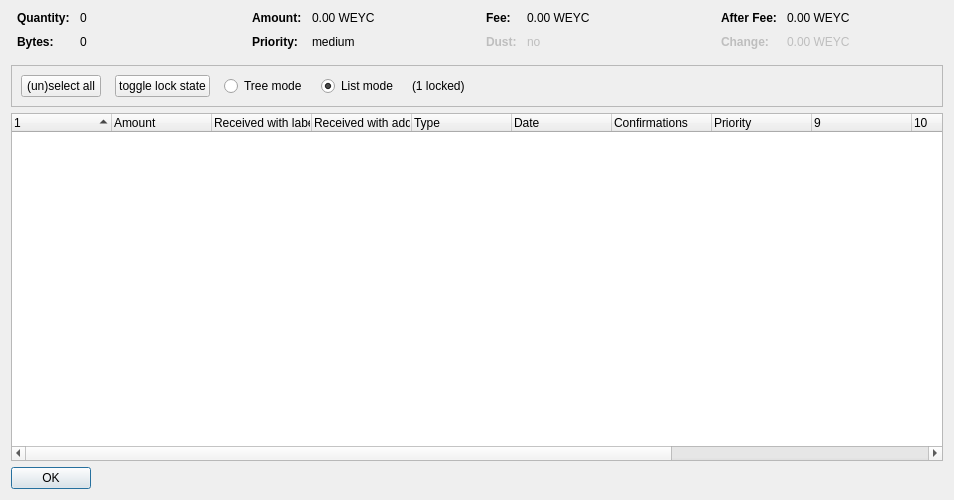
<?xml version="1.0" encoding="UTF-8"?>
<ui version="4.0">
 <class>CoinControlDialog</class>
 <widget class="QDialog" name="CoinControlDialog">
  <property name="geometry">
   <rect>
    <x>0</x>
    <y>0</y>
    <width>954</width>
    <height>500</height>
   </rect>
  </property>
  <property name="windowTitle">
   <string>Coin Selection</string>
  </property>
  <layout class="QVBoxLayout" name="verticalLayout">
   <item>
    <layout class="QHBoxLayout" name="horizontalLayoutTop" stretch="0,0,0,0">
     <property name="topMargin">
      <number>0</number>
     </property>
     <property name="bottomMargin">
      <number>10</number>
     </property>
     <item>
      <layout class="QFormLayout" name="formLayoutCoinControl1">
       <property name="horizontalSpacing">
        <number>10</number>
       </property>
       <property name="verticalSpacing">
        <number>10</number>
       </property>
       <property name="leftMargin">
        <number>6</number>
       </property>
       <property name="rightMargin">
        <number>6</number>
       </property>
       <item row="0" column="0">
        <widget class="QLabel" name="labelCoinControlQuantityText">
         <property name="font">
          <font>
           <weight>75</weight>
           <bold>true</bold>
          </font>
         </property>
         <property name="text">
          <string>Quantity:</string>
         </property>
        </widget>
       </item>
       <item row="0" column="1">
        <widget class="QLabel" name="labelCoinControlQuantity">
         <property name="cursor">
          <cursorShape>IBeamCursor</cursorShape>
         </property>
         <property name="contextMenuPolicy">
          <enum>Qt::ActionsContextMenu</enum>
         </property>
         <property name="text">
          <string notr="true">0</string>
         </property>
         <property name="textInteractionFlags">
          <set>Qt::LinksAccessibleByMouse|Qt::TextSelectableByKeyboard|Qt::TextSelectableByMouse</set>
         </property>
        </widget>
       </item>
       <item row="1" column="0">
        <widget class="QLabel" name="labelCoinControlBytesText">
         <property name="font">
          <font>
           <weight>75</weight>
           <bold>true</bold>
          </font>
         </property>
         <property name="text">
          <string>Bytes:</string>
         </property>
        </widget>
       </item>
       <item row="1" column="1">
        <widget class="QLabel" name="labelCoinControlBytes">
         <property name="cursor">
          <cursorShape>IBeamCursor</cursorShape>
         </property>
         <property name="contextMenuPolicy">
          <enum>Qt::ActionsContextMenu</enum>
         </property>
         <property name="text">
          <string notr="true">0</string>
         </property>
         <property name="textInteractionFlags">
          <set>Qt::LinksAccessibleByMouse|Qt::TextSelectableByKeyboard|Qt::TextSelectableByMouse</set>
         </property>
        </widget>
       </item>
      </layout>
     </item>
     <item>
      <layout class="QFormLayout" name="formLayoutCoinControl2">
       <property name="horizontalSpacing">
        <number>10</number>
       </property>
       <property name="verticalSpacing">
        <number>10</number>
       </property>
       <property name="leftMargin">
        <number>6</number>
       </property>
       <property name="rightMargin">
        <number>6</number>
       </property>
       <item row="0" column="0">
        <widget class="QLabel" name="labelCoinControlAmountText">
         <property name="font">
          <font>
           <weight>75</weight>
           <bold>true</bold>
          </font>
         </property>
         <property name="text">
          <string>Amount:</string>
         </property>
        </widget>
       </item>
       <item row="0" column="1">
        <widget class="QLabel" name="labelCoinControlAmount">
         <property name="cursor">
          <cursorShape>IBeamCursor</cursorShape>
         </property>
         <property name="contextMenuPolicy">
          <enum>Qt::ActionsContextMenu</enum>
         </property>
         <property name="text">
          <string notr="true">0.00 WEYC</string>
         </property>
         <property name="textInteractionFlags">
          <set>Qt::LinksAccessibleByMouse|Qt::TextSelectableByKeyboard|Qt::TextSelectableByMouse</set>
         </property>
        </widget>
       </item>
       <item row="1" column="0">
        <widget class="QLabel" name="labelCoinControlPriorityText">
         <property name="font">
          <font>
           <weight>75</weight>
           <bold>true</bold>
          </font>
         </property>
         <property name="text">
          <string>Priority:</string>
         </property>
        </widget>
       </item>
       <item row="1" column="1">
        <widget class="QLabel" name="labelCoinControlPriority">
         <property name="cursor">
          <cursorShape>IBeamCursor</cursorShape>
         </property>
         <property name="contextMenuPolicy">
          <enum>Qt::ActionsContextMenu</enum>
         </property>
         <property name="text">
          <string>medium</string>
         </property>
         <property name="textInteractionFlags">
          <set>Qt::LinksAccessibleByMouse|Qt::TextSelectableByKeyboard|Qt::TextSelectableByMouse</set>
         </property>
        </widget>
       </item>
      </layout>
     </item>
     <item>
      <layout class="QFormLayout" name="formLayoutCoinControl3">
       <property name="horizontalSpacing">
        <number>10</number>
       </property>
       <property name="verticalSpacing">
        <number>10</number>
       </property>
       <property name="leftMargin">
        <number>6</number>
       </property>
       <property name="rightMargin">
        <number>6</number>
       </property>
       <item row="0" column="0">
        <widget class="QLabel" name="labelCoinControlFeeText">
         <property name="font">
          <font>
           <weight>75</weight>
           <bold>true</bold>
          </font>
         </property>
         <property name="text">
          <string>Fee:</string>
         </property>
        </widget>
       </item>
       <item row="0" column="1">
        <widget class="QLabel" name="labelCoinControlFee">
         <property name="cursor">
          <cursorShape>IBeamCursor</cursorShape>
         </property>
         <property name="contextMenuPolicy">
          <enum>Qt::ActionsContextMenu</enum>
         </property>
         <property name="text">
          <string notr="true">0.00 WEYC</string>
         </property>
         <property name="textInteractionFlags">
          <set>Qt::LinksAccessibleByMouse|Qt::TextSelectableByKeyboard|Qt::TextSelectableByMouse</set>
         </property>
        </widget>
       </item>
       <item row="1" column="0">
        <widget class="QLabel" name="labelCoinControlLowOutputText">
         <property name="enabled">
          <bool>false</bool>
         </property>
         <property name="font">
          <font>
           <weight>75</weight>
           <bold>true</bold>
          </font>
         </property>
         <property name="text">
          <string>Dust:</string>
         </property>
        </widget>
       </item>
       <item row="1" column="1">
        <widget class="QLabel" name="labelCoinControlLowOutput">
         <property name="enabled">
          <bool>false</bool>
         </property>
         <property name="cursor">
          <cursorShape>IBeamCursor</cursorShape>
         </property>
         <property name="contextMenuPolicy">
          <enum>Qt::ActionsContextMenu</enum>
         </property>
         <property name="text">
          <string>no</string>
         </property>
         <property name="textInteractionFlags">
          <set>Qt::LinksAccessibleByMouse|Qt::TextSelectableByKeyboard|Qt::TextSelectableByMouse</set>
         </property>
        </widget>
       </item>
      </layout>
     </item>
     <item>
      <layout class="QFormLayout" name="formLayoutCoinControl4">
       <property name="horizontalSpacing">
        <number>10</number>
       </property>
       <property name="verticalSpacing">
        <number>10</number>
       </property>
       <property name="leftMargin">
        <number>6</number>
       </property>
       <property name="rightMargin">
        <number>6</number>
       </property>
       <item row="0" column="0">
        <widget class="QLabel" name="labelCoinControlAfterFeeText">
         <property name="font">
          <font>
           <weight>75</weight>
           <bold>true</bold>
          </font>
         </property>
         <property name="text">
          <string>After Fee:</string>
         </property>
        </widget>
       </item>
       <item row="0" column="1">
        <widget class="QLabel" name="labelCoinControlAfterFee">
         <property name="cursor">
          <cursorShape>IBeamCursor</cursorShape>
         </property>
         <property name="contextMenuPolicy">
          <enum>Qt::ActionsContextMenu</enum>
         </property>
         <property name="text">
          <string notr="true">0.00 WEYC</string>
         </property>
         <property name="textInteractionFlags">
          <set>Qt::LinksAccessibleByMouse|Qt::TextSelectableByKeyboard|Qt::TextSelectableByMouse</set>
         </property>
        </widget>
       </item>
       <item row="1" column="0">
        <widget class="QLabel" name="labelCoinControlChangeText">
         <property name="enabled">
          <bool>false</bool>
         </property>
         <property name="font">
          <font>
           <weight>75</weight>
           <bold>true</bold>
          </font>
         </property>
         <property name="text">
          <string>Change:</string>
         </property>
        </widget>
       </item>
       <item row="1" column="1">
        <widget class="QLabel" name="labelCoinControlChange">
         <property name="enabled">
          <bool>false</bool>
         </property>
         <property name="cursor">
          <cursorShape>IBeamCursor</cursorShape>
         </property>
         <property name="contextMenuPolicy">
          <enum>Qt::ActionsContextMenu</enum>
         </property>
         <property name="text">
          <string notr="true">0.00 WEYC</string>
         </property>
         <property name="textInteractionFlags">
          <set>Qt::LinksAccessibleByMouse|Qt::TextSelectableByKeyboard|Qt::TextSelectableByMouse</set>
         </property>
        </widget>
       </item>
      </layout>
     </item>
    </layout>
   </item>
   <item>
    <widget class="QFrame" name="frame">
     <property name="minimumSize">
      <size>
       <width>0</width>
       <height>40</height>
      </size>
     </property>
     <property name="frameShape">
      <enum>QFrame::StyledPanel</enum>
     </property>
     <property name="frameShadow">
      <enum>QFrame::Sunken</enum>
     </property>
     <layout class="QHBoxLayout" name="horizontalLayout">
      <item>
       <layout class="QHBoxLayout" name="horizontalLayoutPanel" stretch="0,0,0,0,0,0">
        <property name="spacing">
         <number>14</number>
        </property>
        <item>
         <widget class="QPushButton" name="pushButtonSelectAll">
          <property name="sizePolicy">
           <sizepolicy hsizetype="Maximum" vsizetype="Fixed">
            <horstretch>0</horstretch>
            <verstretch>0</verstretch>
           </sizepolicy>
          </property>
          <property name="text">
           <string>(un)select all</string>
          </property>
          <property name="autoDefault">
           <bool>false</bool>
          </property>
         </widget>
        </item>
        <item>
         <widget class="QPushButton" name="pushButtonToggleLock">
          <property name="sizePolicy">
           <sizepolicy hsizetype="Maximum" vsizetype="Fixed">
            <horstretch>0</horstretch>
            <verstretch>0</verstretch>
           </sizepolicy>
          </property>
          <property name="text">
           <string>toggle lock state</string>
          </property>
          <property name="autoDefault">
           <bool>false</bool>
          </property>
         </widget>
        </item>
        <item>
         <widget class="QRadioButton" name="radioTreeMode">
          <property name="sizePolicy">
           <sizepolicy hsizetype="Maximum" vsizetype="Fixed">
            <horstretch>0</horstretch>
            <verstretch>0</verstretch>
           </sizepolicy>
          </property>
          <property name="text">
           <string>Tree mode</string>
          </property>
         </widget>
        </item>
        <item>
         <widget class="QRadioButton" name="radioListMode">
          <property name="sizePolicy">
           <sizepolicy hsizetype="Maximum" vsizetype="Fixed">
            <horstretch>0</horstretch>
            <verstretch>0</verstretch>
           </sizepolicy>
          </property>
          <property name="text">
           <string>List mode</string>
          </property>
          <property name="checked">
           <bool>true</bool>
          </property>
         </widget>
        </item>
        <item>
         <widget class="QLabel" name="labelLocked">
          <property name="text">
           <string>(1 locked)</string>
          </property>
         </widget>
        </item>
        <item>
         <spacer name="horizontalSpacer">
          <property name="orientation">
           <enum>Qt::Horizontal</enum>
          </property>
          <property name="sizeHint" stdset="0">
           <size>
            <width>40</width>
            <height>20</height>
           </size>
          </property>
         </spacer>
        </item>
       </layout>
      </item>
     </layout>
    </widget>
   </item>
   <item>
    <widget class="CoinControlTreeWidget" name="treeWidget">
     <property name="contextMenuPolicy">
      <enum>Qt::CustomContextMenu</enum>
     </property>
     <property name="sortingEnabled">
      <bool>false</bool>
     </property>
     <property name="columnCount">
      <number>13</number>
     </property>
     <attribute name="headerShowSortIndicator" stdset="0">
      <bool>true</bool>
     </attribute>
     <attribute name="headerStretchLastSection">
      <bool>false</bool>
     </attribute>
     <column>
      <property name="text">
       <string/>
      </property>
     </column>
     <column>
      <property name="text">
       <string>Amount</string>
      </property>
     </column>
     <column>
      <property name="text">
       <string>Received with label</string>
      </property>
     </column>
     <column>
      <property name="text">
       <string>Received with address</string>
      </property>
     </column>
     <column>
      <property name="text">
	<string>Type</string>
      </property>
     </column>
     <column>
      <property name="text">	 
       <string>Date</string>
      </property>
     </column>
     <column>
      <property name="text">
       <string>Confirmations</string>
      </property>
      <property name="toolTip">
       <string>Confirmed</string>
      </property>
     </column>
     <column>
      <property name="text">
       <string>Priority</string>
      </property>
     </column>
     <column>
      <property name="text">
       <string/>
      </property>
     </column>
     <column>
      <property name="text">
       <string/>
      </property>
     </column>
     <column>
      <property name="text">
       <string/>
      </property>
     </column>
     <column>
      <property name="text">
       <string/>
      </property>
     </column>
     <column>
      <property name="text">
       <string/>
      </property>
     </column>
    </widget>
   </item>
   <item>
    <widget class="QDialogButtonBox" name="buttonBox">
     <property name="sizePolicy">
      <sizepolicy hsizetype="Maximum" vsizetype="Fixed">
       <horstretch>0</horstretch>
       <verstretch>0</verstretch>
      </sizepolicy>
     </property>
     <property name="orientation">
      <enum>Qt::Horizontal</enum>
     </property>
     <property name="standardButtons">
      <set>QDialogButtonBox::Ok</set>
     </property>
    </widget>
   </item>
  </layout>
 </widget>
 <customwidgets>
  <customwidget>
   <class>CoinControlTreeWidget</class>
   <extends>QTreeWidget</extends>
   <header>coincontroltreewidget.h</header>
  </customwidget>
 </customwidgets>
 <resources/>
 <connections/>
</ui>
